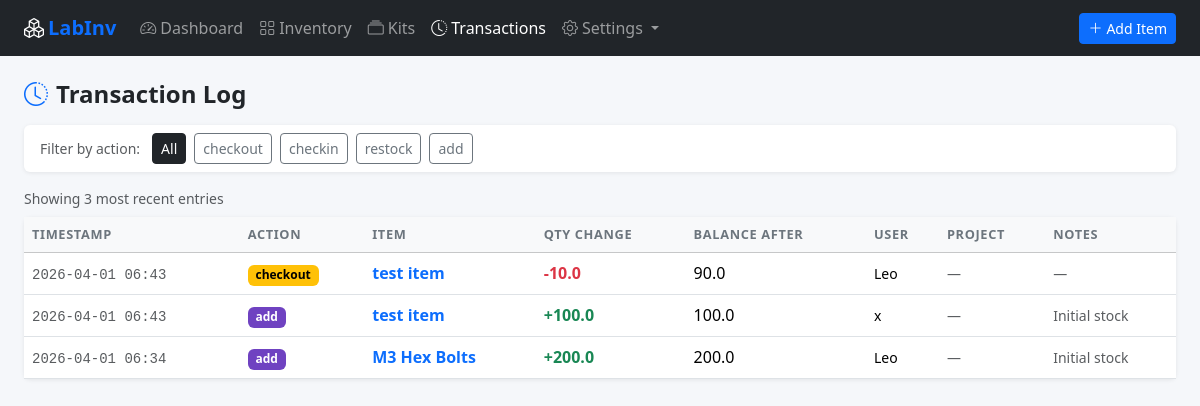
The app's page /transactions, older data.
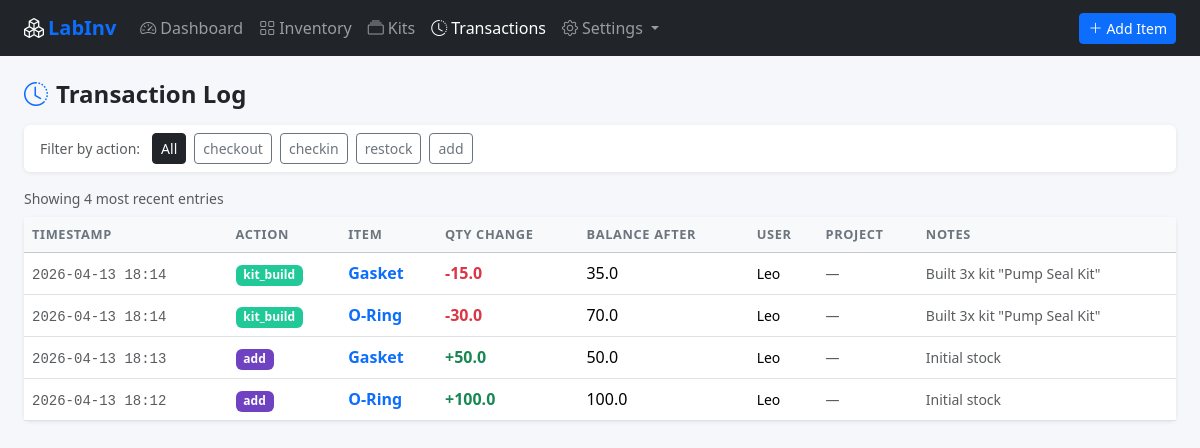
The same page, newer data.
### tables this page shows
CREATE TABLE transactions (
            id              INTEGER PRIMARY KEY AUTOINCREMENT,
            item_id         INTEGER NOT NULL REFERENCES items(id),
            action          TEXT    NOT NULL,
            quantity_change REAL    NOT NULL,
            quantity_before REAL    NOT NULL,
            quantity_after  REAL    NOT NULL,
            user_name       TEXT    NOT NULL,
            project         TEXT,
            notes           TEXT,
            timestamp       TIMESTAMP DEFAULT CURRENT_TIMESTAMP
        );

CREATE TABLE items (
            id                  INTEGER PRIMARY KEY AUTOINCREMENT,
            name                TEXT    NOT NULL,
            category_id         INTEGER REFERENCES categories(id),
            quantity            REAL    NOT NULL DEFAULT 0,
            unit                TEXT    NOT NULL DEFAULT 'units',
            location_id         INTEGER REFERENCES locations(id),
            low_stock_threshold REAL    DEFAULT 0,
            supplier            TEXT,
            sku                 TEXT,
            notes               TEXT,
            created_at          TIMESTAMP DEFAULT CURRENT_TIMESTAMP,
            updated_at          TIMESTAMP DEFAULT CURRENT_TIMESTAMP
        );

### app.py (the view)
@app.route("/transactions")
def transactions():
    db     = get_db()
    action = request.args.get("action", "")
    sql    = """
        SELECT t.*, i.name AS item_name
        FROM transactions t
        JOIN items i ON t.item_id = i.id
        WHERE 1=1
    """
    params = []
    if action:
        sql += " AND t.action = ?"
        params.append(action)
    sql += " ORDER BY t.timestamp DESC LIMIT 200"
    txns = db.execute(sql, params).fetchall()
    db.close()
    return render_template("transactions.html", transactions=txns, selected_action=action)

### app.py (called while the page is built)
def get_db():
    conn = sqlite3.connect(DATABASE)
    conn.row_factory = sqlite3.Row
    conn.execute("PRAGMA foreign_keys = ON")
    return conn

### templates/transactions.html (shortened to what this page needs)
{% extends "base.html" %}
{% block content %}
<div class="d-flex align-items-center justify-content-between mt-4 mb-3">
  <h4 class="mb-0 fw-bold"><i class="bi bi-clock-history me-2 text-primary"></i>Transaction Log</h4>
</div>
<div class="card mb-3 no-print">
  <div class="card-body py-2">
    <div class="d-flex gap-2 flex-wrap align-items-center">
      <span class="text-muted small me-1">Filter by action:</span>
      {% for action in ['', 'checkout', 'checkin', 'restock', 'add'] %}
      <a href="/transactions{% if action %}?action={{ action }}{% endif %}"
         class="btn btn-sm {% if selected_action == action %}btn-dark{% else %}btn-outline-secondary{% endif %}">
        {% if action %}{{ action }}{% else %}All{% endif %}
      </a>
      {% endfor %}
    </div>
  </div>
</div>
<div class="text-muted small mb-2">Showing {{ transactions|length }} most recent entries</div>
<div class="card">
  <div class="table-responsive">
    <table class="table table-hover mb-0 align-middle">
      <thead class="table-light">
        <tr>
          <th>Timestamp</th>
          <th>Action</th>
          <th>Item</th>
          <th>Qty Change</th>
          <th>Balance After</th>
          <th>User</th>
          <th>Project</th>
          <th>Notes</th>
        </tr>
      </thead>
      <tbody>
        {% if transactions %}
          {% for t in transactions %}
          <tr>
            <td><small class="text-muted font-monospace">{{ t.timestamp[:16] }}</small></td>
            <td><span class="badge badge-action-{{ t.action }}">{{ t.action }}</span></td>
            <td>
              <a href="/items/{{ t.item_id }}" class="text-decoration-none fw-semibold">{{ t.item_name }}</a>
            </td>
            <td>
              {% if t.quantity_change > 0 %}
                <span class="text-success fw-semibold">+{{ t.quantity_change }}</span>
              {% else %}
                <span class="text-danger fw-semibold">{{ t.quantity_change }}</span>
              {% endif %}
            </td>
            <td>{{ t.quantity_after }}</td>
            <td><small>{{ t.user_name }}</small></td>
            <td><small class="text-muted">{{ t.project or '—' }}</small></td>
            <td><small class="text-muted">{{ t.notes or '—' }}</small></td>
          </tr>
          {% endfor %}
        {% endif %}
      </tbody>
    </table>
  </div>
</div>
{% endblock %}

Row changes from the older to the newer data that the page shows:
removed transactions: timestamp "2026-04-01 06:43", action "checkout", item_name "test item", quantity_change "-10.0", quantity_after "90.0", user_name "Leo", project "—", notes "—"
removed transactions: timestamp "2026-04-01 06:43", action "add", item_name "test item", quantity_change "100.0", quantity_after "100.0", user_name "x", project "—", notes "Initial stock"
removed transactions: timestamp "2026-04-01 06:34", action "add", item_name "M3 Hex Bolts", quantity_change "200.0", quantity_after "200.0", user_name "Leo", project "—", notes "Initial stock"
added transactions: timestamp "2026-04-13 18:14", action "kit_build", item_name "Gasket", quantity_change "-15.0", quantity_after "35.0", user_name "Leo", project "—", notes "Built 3x kit \"Pump Seal Kit\""
added transactions: timestamp "2026-04-13 18:14", action "kit_build", item_name "O-Ring", quantity_change "-30.0", quantity_after "70.0", user_name "Leo", project "—", notes "Built 3x kit \"Pump Seal Kit\""
added transactions: timestamp "2026-04-13 18:13", action "add", item_name "Gasket", quantity_change "50.0", quantity_after "50.0", user_name "Leo", project "—", notes "Initial stock"
added transactions: timestamp "2026-04-13 18:12", action "add", item_name "O-Ring", quantity_change "100.0", quantity_after "100.0", user_name "Leo", project "—", notes "Initial stock"
Text that changed along with them:
{{ transactions|length }}: "3" → "4"
